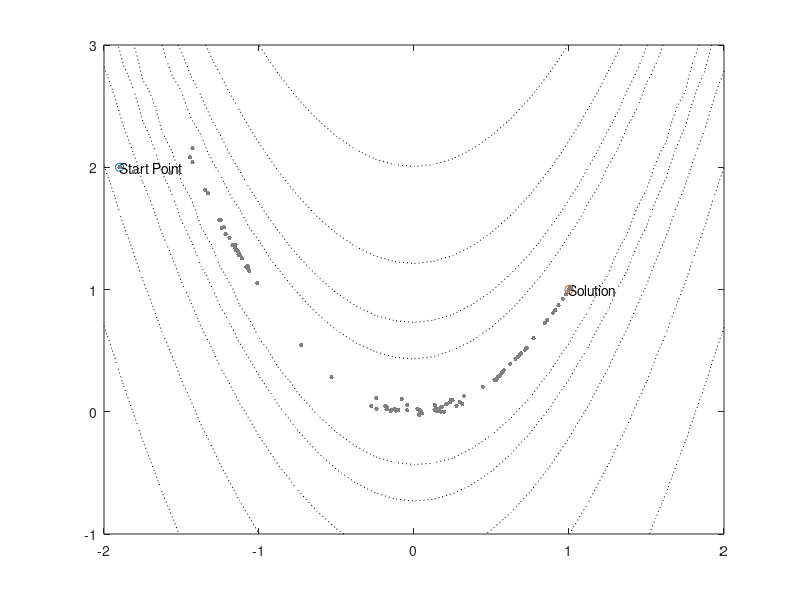

Write MATLAB code to recreate this figure.
% ES_BANANA DEMO (see also banana demo
% This demo illustrates the 
% (1,\lambda) ES using mutative self-adaptation  and correlated mutation.
% Copyleft T.P. Runarsson 2002

% Banana function and ES parameters
fitness = '100*(x(:,2)-x(:,1).^2).^2+(1-x(:,1)).^2';
lambda = 10;                   % number of offspring produced
n = 2;                         % problem dimension
s = 0.1*ones(1,n)/sqrt(n);     % initial mean step size
a = 0;                         % initial rotation
varphi = 1;                    % progress rate parameter
tau = varphi/sqrt(2*n);        % learning rate
tau_ = varphi/sqrt(2*sqrt(n));
G = 200;                       % maximum number of generations
x = [-1.9 2];                  % initial point

% some data for storing search history fo animation
X = x; S = s; A = a; ALLX = [];

% start generation loop for single parent ES
for g=2:G,
  % we start by mutating the mean step size using the log-normal distribution
  s = (ones(lambda,1)*s).*exp(tau*randn(lambda,1)*ones(1,n)+tau_*randn(lambda,n));
  % then we mutate the angle by 5 degrees
  a = a*ones(lambda,1) + randn(lambda,1)*5/180*pi;
  % the variation without rotation
  dxt = s.*randn(lambda,n);
  % now rotate the variation
  dx(:,1) = dxt(:,1).*cos(a) - dxt(:,2).*sin(a);
  dx(:,2) = dxt(:,1).*sin(a) + dxt(:,2).*cos(a);
  % finally, perform actual variation (mutation)
  x = ones(lambda,1)*x + dx;
  % keep a record of all offspring created (used for animation)
  ALLX = [ALLX;x];
  % evalutate the fitness of these lambda individuals
  f = eval(fitness);
  % select the best individual (also its step size and rotation angle)
  [F(g),i] = min(f); x = x(i,:); s = s(i,:); a = a(i,:);
  % keep a record of all parents created (used for animation)
  X(g,:) = x; S(g,:) = s; A(g,1) = a;
end

% the rest of this code is only to illustrate
% the search above using an animation

% plot the Banana function landscape contours
% and label the main parts of the figure
xx = [-2:0.125:2]';
yy = [-1:0.125:3]';
[x,y] = meshgrid(xx',yy') ;
meshd = 100.*(y-x.*x).^2 + (1-x).^2; 
hold off
conts = exp(3:20);
xlabel('x1'),ylabel('x2'),title('Minimization of the Banana function')
contour(xx,yy,meshd,conts,'k:')
hold on
plot(-1.9,2,'o'), text(-1.9,2,'Start Point')
plot(1,1,'o'), text(1,1,'Solution')

% now perform the actual animation
shg
dxy = [1 0;0 1; -1 0; 0 -1];
for i=1:length(A)-1,
  a = A(i,1);
  for j=1:4,
    dxt = 2*(S(i,:).*dxy(j,:));
    dX(j,1) = dxt(1).*cos(a) - dxt(2).*sin(a);
    dX(j,2) = dxt(1).*sin(a) + dxt(2).*cos(a);
  end
  hndl(1) = plot(X(i,1)+dX([1 3],1),X(i,2)+dX([1 3],2),'r--');
  hndl(2) = plot(X(i,1)+dX([2 4],1),X(i,2)+dX([2 4],2),'r--');
  hndl(3) = plot(X(i,1),X(i,2),'ro');
  hndl(4) = plot(ALLX(1+(i-1)*lambda:i*lambda,1),ALLX(1+(i-1)*lambda:i*lambda,2),'.','color','r','MarkerSize',5);
  set(plot(X(i,1),X(i,2),'.'),'color',[.5 .5 .5],'MarkerSize',10);
  pause(.25)
  delete(hndl)
end
